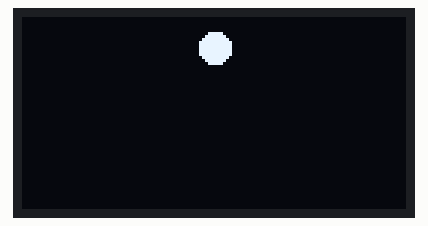
This sketch was run on a simulated Arduino Uno, built with avr-gcc and run on an emulated ATmega328P. On the bench: 128×64 one-colour display. What the sketch prints to the serial monitor is not drawn.

Above: at 0.11 s.
At 2.37 s:
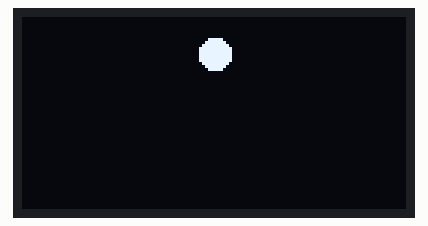

The sketch:

main.ino
```cpp
// -MARK: Consts, structs
#include <Arduino.h>
#include <stdlib.h>
#include <Wire.h>
#include <U8g2lib.h>

U8G2_SH1106_128X64_NONAME_F_HW_I2C display(U8G2_R0, /* reset=*/U8X8_PIN_NONE);

struct Point {
  byte x;
  byte y;
};

struct Circle {
  Point center;
  byte radius;
};

struct Box {
  Point topLeft;
  byte width;
  byte height;
};


// -MARK: Funcs
void drawDisc(
  U8G2_SH1106_128X64_NONAME_F_HW_I2C& display,
  const Circle circle
) {
  display.drawDisc(
    circle.center.x,
    circle.center.y,
    circle.radius
  );
}

float fallDown(
  Circle circle,
  const int maxBounces,
  const float gravity,
  const int stepDelay
) {
  float velocity = 0;
  float position = circle.center.y;

  Serial.println("Before for loop");
  for (int bounce = 0; bounce < maxBounces; bounce++) {
    constexpr float timeStep = 0.75;
    // Update velocity with acceleration (gravity)
    // v = u + at
    velocity += gravity * timeStep;
    Serial.println("Velocity: " + String(velocity));

    // Update position with velocity
    // s = s0 + 0.5at(squared)
    position += 0.5 * velocity * timeStep;
    Serial.println("Pos: " + String(position));

    // Check for collision with the floor
    if (position + circle.radius >= 60) {
      break;
    }

    // Update circle's position
    circle.center.y = static_cast<int>(position);
    Serial.println(circle.center.y);

    // Draw and update display
    display.clearBuffer();
    drawDisc(display, circle);
    display.sendBuffer();
    delay(stepDelay);
  }

  return velocity;
}

void bounceUp(
  Circle circle,
  const int maxBounces,
  const float gravity,
  const float startingPosition,
  float velocity,
  const int stepDelay
) {
  float position = startingPosition;

  Serial.println("Before for loop");
  for (int bounce = 0; bounce < maxBounces; bounce++) {
    constexpr float timeStep = 0.75;
    // Update velocity with acceleration (gravity)
    // v = u + at
    velocity -= gravity * timeStep;

    if (velocity <= 0) {
      break;
    }

    Serial.println("Velocity: " + String(velocity));

    // Update position with velocity
    // s = s0 + 0.5at(squared)
    position -= 0.5 * velocity * timeStep;
    Serial.println("Pos: " + String(position));

    // Check for collision with the ceiling
    if (position - circle.radius <= 0) {
      break;
    }

    // Update circle's position
    circle.center.y = static_cast<int>(position);
    Serial.println(circle.center.y);

    // Draw and update display
    display.clearBuffer();
    drawDisc(display, circle);
    display.sendBuffer();
    delay(stepDelay);
  }
}

void bounceCircle(
  U8G2_SH1106_128X64_NONAME_F_HW_I2C& display,
  const Circle circle,
  const int maxBounces,
  const float gravity,
  float energyLoss,
  const int stepDelay
) {
  Serial.println("Circle Y 1: " + String(circle.center.y));

  const float finalVelocity = fallDown(circle, maxBounces, gravity, stepDelay);
  bounceUp(circle, maxBounces, gravity, 55.0, finalVelocity, stepDelay);

  Serial.println("Circle Y 2: " + String(circle.center.y));
}


// -MARK: Main
void setup() {
  display.begin();
  Serial.begin(9600);
}

void loop() {
  static Circle circle1 = {
    { 64, 10 },
    5
  };

  bounceCircle(display, circle1, 100, 0.8, 0.7, 30);
  delay(250);
}
```

Measured:
- by itself, everything shown: repeats every 2.6 s, in 35 steps
- what the display in image 1 shows lasts 0.5 s, from 2.1 s to 2.6 s
